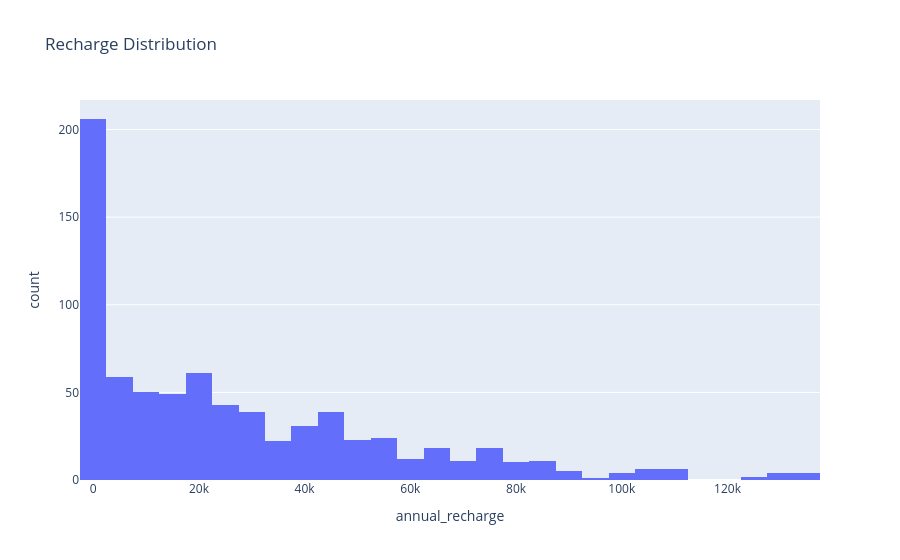

Notebook code for this chart:
### Code cell
fig = px.histogram(df, x="annual_recharge",
                title="Recharge Distribution")
fig.show()

### Figure 1 — Plotly figure (JSON) as saved in the notebook; plotly's stock layout.template omitted (floating-point values rounded to 4 significant figures; data arrays with more than 128 entries replaced by an {"elided": "..."} marker saying what was removed)
{"data": [{"bingroup": "x", "hovertemplate": "annual_recharge=%{x}<br>count=%{y}<extra></extra>", "legendgroup": "", "marker": {"color": "#636efa", "pattern": {"shape": ""}}, "name": "", "orientation": "v", "showlegend": false, "type": "histogram", "x": {"elided": "758 float values"}, "xaxis": "x", "yaxis": "y"}], "layout": {"barmode": "relative", "legend": {"tracegroupgap": 0}, "title": {"text": "Recharge Distribution"}, "xaxis": {"anchor": "y", "domain": [0, 1], "title": {"text": "annual_recharge"}}, "yaxis": {"anchor": "x", "domain": [0, 1], "title": {"text": "count"}}}}
